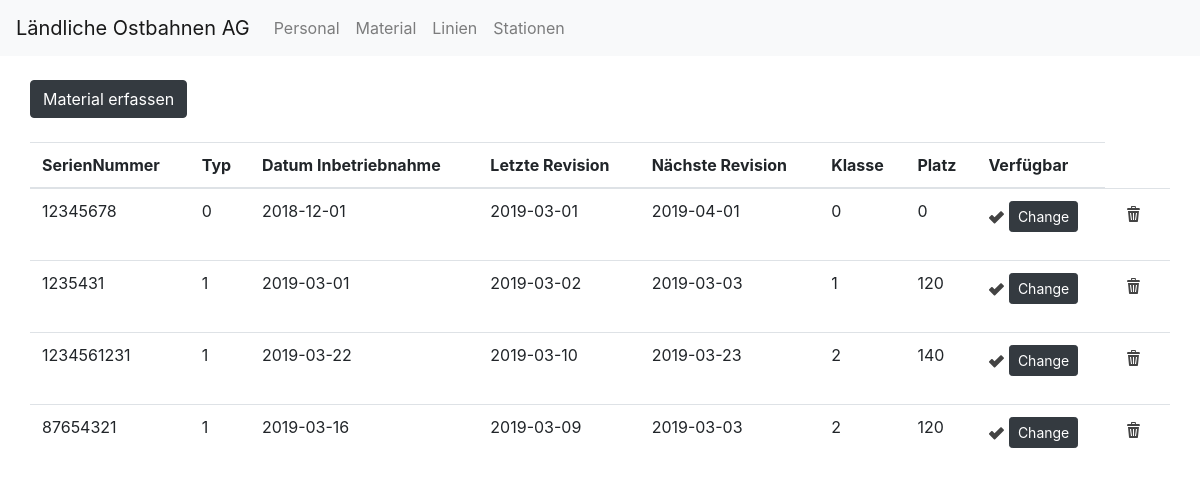
The page /View/View_MaterialOverview.php on the database its author committed.
### tables this page shows
CREATE TABLE `material` (
  `ID` int(11) NOT NULL,
  `SN` int(11) NOT NULL,
  `Type` int(11) NOT NULL,
  `DateStart` date NOT NULL,
  `LastCheck` date NOT NULL,
  `NextCheck` date NOT NULL,
  `Class` int(11) NOT NULL,
  `Space` int(11) NOT NULL,
  `Available` tinyint(1) NOT NULL
);

### Model/Model.php (called while the page is built, shortened)
<?php
class Model
{
public function dbConnection(){
    $servername = 'localhost';
    $username = 'root';
    $password = '';
    $dbname = 'sbbplus';
    $conn = new mysqli($servername,$username,$password,$dbname);
    $conn->set_charset('utf8');
    return $conn;
}
public function getMaterials(){
    $conn = $this->dbConnection();
    $sql  = "SELECT * FROM Material;";
    $results = $conn->query($sql);
    return $results;
}
}

### Controller.php (called while the page is built, shortened)
<?php
require 'Model/Model.php';
require 'Model/Model_Material.php';
class Controller{
    public $model;
    public function __construct(){
        $this->model = new Model();
    }
    public function getMaterials(){
        $dataDB = $this->model->getMaterials();
        $dataArray = array();
        while($row = $dataDB->fetch_assoc()){
            $material = new Model_Material($row['SN'],$row['Type'],$row['DateStart'],$row['LastCheck'],$row['NextCheck'],$row['Available'],$row['Class'],$row['Space'],$row['ID']);
            array_push($dataArray,$material);
        }
        return $dataArray;
    }
}

### Model/Model_Material.php (called while the page is built, shortened)
<?php
class Model_Material
{
    public function __construct($sn,$type,$dateStart,$lastCheck,$nextCheck,$available,$class=1,$space=0,$id=0){
        $this->sn = $sn;
        $this->type = $type;
        $this->dateStart = $dateStart;
        $this->lastCheck = $lastCheck;
        $this->nextCheck = $nextCheck;
        $this->available = $available;
        $this->class = $class;
        $this->space = $space;
    }
}

### View/View_MaterialOverview.php (the view, shortened to what this page needs)
<?php
require '../Controller.php';
include '../res/head.php';
include 'Nav.php';
class View_MaterialOverview
{
    public $controller;
    public function __construct(){
        $this->controller = new Controller();
    }
    public function getMaterials(){
        return $this->controller->getMaterials();
    }
}
$self = new View_MaterialOverview();
$materialData = $self->getMaterials();
?>
<html>
<head>
</head>
<body>
<div>
    <?php echo getNavbar(); ?>
</div>
<div class="container-fluid">
    <div class="col-md-12 col-sm-12">
        <br>
        <div><a class="btn btn-dark" href="View_MaterialNew.php" role="button">Material erfassen</a></div>
        <br>
        <table class="table">
            <thead>
            <tr>
                <th scope="col">SerienNummer</th>
                <th scope="col">Typ</th>
                <th scope="col">Datum Inbetriebnahme</th>
                <th scope="col">Letzte Revision</th>
                <th scope="col">Nächste Revision</th>
                <th class="materialWagen" scope="col">Klasse</th>
                <th class="materialWagen" scope="col">Platz</th>
                <th scope="col">Verfügbar</th>
            </tr>
            </thead>
            <tbody>
            <?php if(sizeof($materialData) > 0): ?>
                <?php for($i=0;$i < sizeof($materialData);$i++): ?>
                    <tr>
                        <td><?php echo $materialData[$i]->sn; ?></td>
                        <td><?php echo $materialData[$i]->type; ?></td>
                        <td><?php echo $materialData[$i]->dateStart; ?></td>
                        <td><?php echo $materialData[$i]->lastCheck; ?></td>
                        <td><?php echo $materialData[$i]->nextCheck; ?></td>
                        <td><?php echo $materialData[$i]->class; ?></td>
                        <td><?php echo $materialData[$i]->space; ?></td>
                        <td>
                            <?php if($materialData[$i]->available == true): ?>
                                <form name="setAvailableTrue" action=<?php echo htmlspecialchars($_SERVER["PHP_SELF"]);?> method="post">
                                    <img class="glyph" src="/sbbplus/Res/Glyph/svg/si-glyph-checked.svg"/>
                                    <input name="id" value="<?php echo $materialData[$i]->id ?>" hidden><input name="set" value="false" hidden><button type="submit" class="btn btn-sm btn-dark">Change</button>
                                </form>
                            <?php endif; ?>
                        </td>
                        <td>
                            <form name="deleteMaterial" action=<?php echo htmlspecialchars($_SERVER["PHP_SELF"]);?> method="post">
                                <button type="submit" class="btn btn-sm btn-white" onclick="return confirm('Are you sure?');"><img class="glyph" src="/sbbplus/Res/Glyph/svg/si-glyph-trash.svg"></button>
                            </form>
                        </td>
                    </tr>
                <?php endfor; ?>
            <?php endif; ?>
            </tbody>
        </table>
    </div>
</div>
</body>
</html>

### style.css (style rules this page uses)
.glyph { width: 16px; height: 16px; }

### rows shown on the page
material: SN "12345678", Type "0", DateStart "2018-12-01", LastCheck "2019-03-01", NextCheck "2019-04-01", Class "0", Space "0", Available 1 (drawn)
material: SN "1235431", Type "1", DateStart "2019-03-01", LastCheck "2019-03-02", NextCheck "2019-03-03", Class "1", Space "120", Available 1 (drawn)
material: SN "1234561231", Type "1", DateStart "2019-03-22", LastCheck "2019-03-10", NextCheck "2019-03-23", Class "2", Space "140", Available 1 (drawn)
material: SN "87654321", Type "1", DateStart "2019-03-16", LastCheck "2019-03-09", NextCheck "2019-03-03", Class "2", Space "120", Available 1 (drawn)
